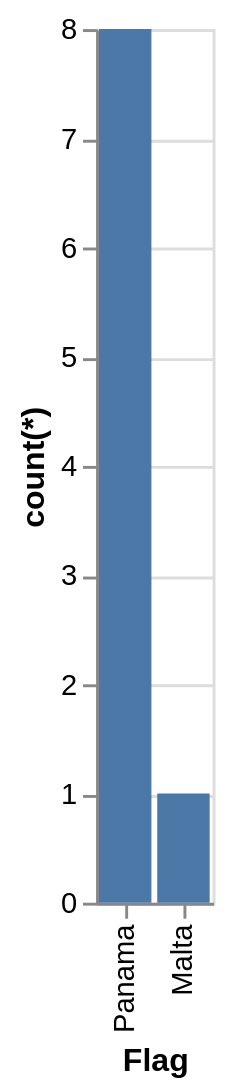

Express this chart as Vega-Lite.
### Vega-Lite specification from a JSON file in a GitHub repository (floating-point values rounded to 4 significant figures)
{"data": {"values": [{"x_data": "Panama", "y_data": 8}, {"x_data": "Malta", "y_data": 1}]}, "mark": "bar", "encoding": {"x": {"field": "x_data", "type": "nominal", "title": "Flag", "sort": {"op": "sum", "field": "y_data", "order": "descending"}}, "y": {"field": "y_data", "type": "quantitative", "title": "count(*)"}}}
